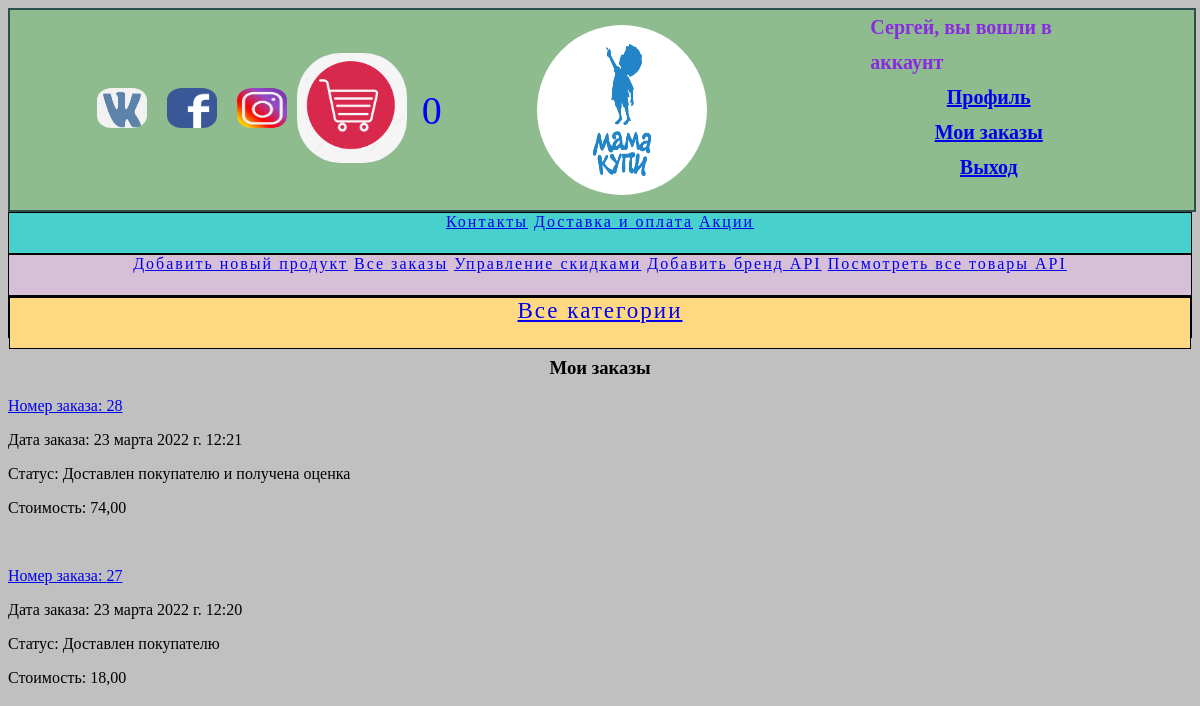
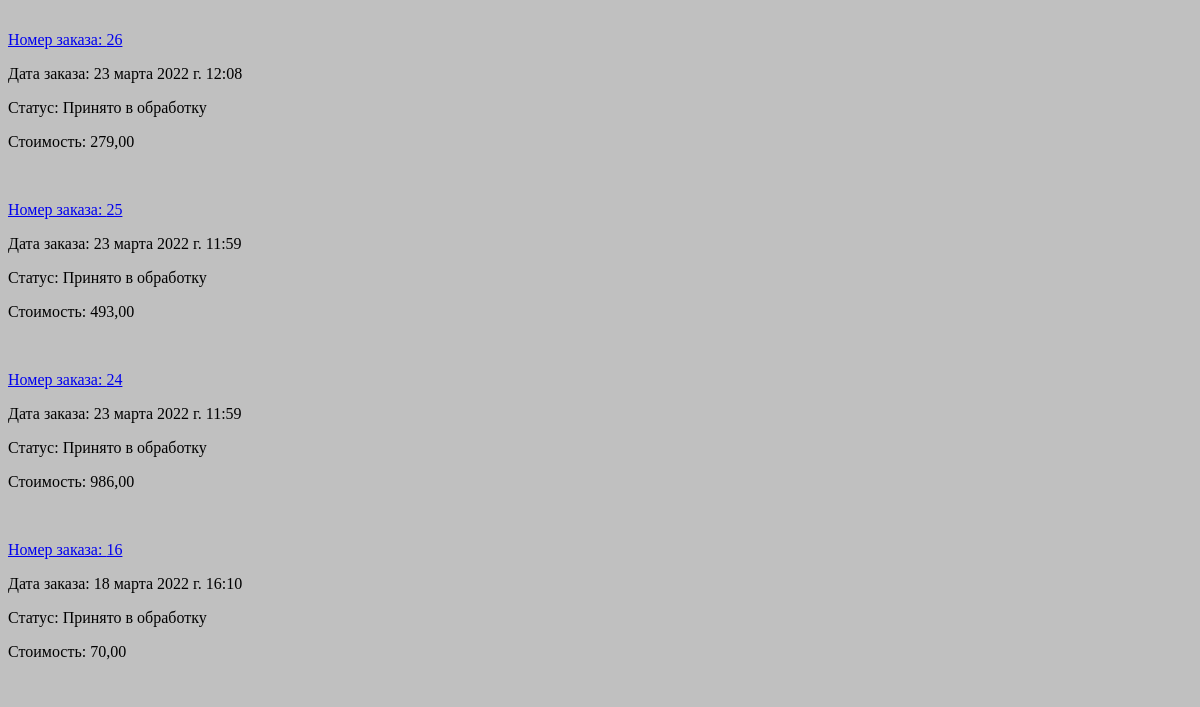
The app's page /my_orders/ (signed in, upper part), older data (2 pictures, top to bottom).
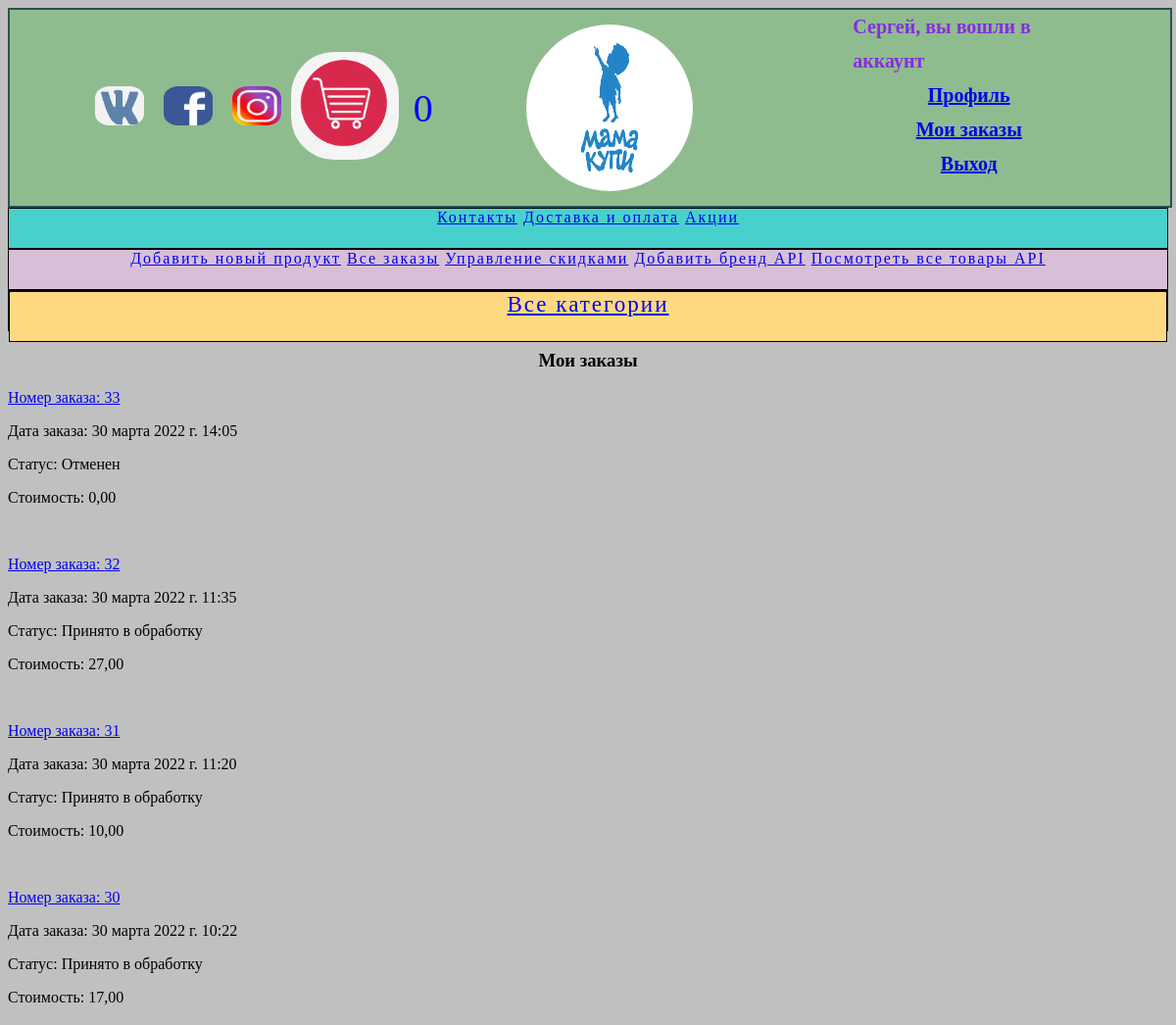
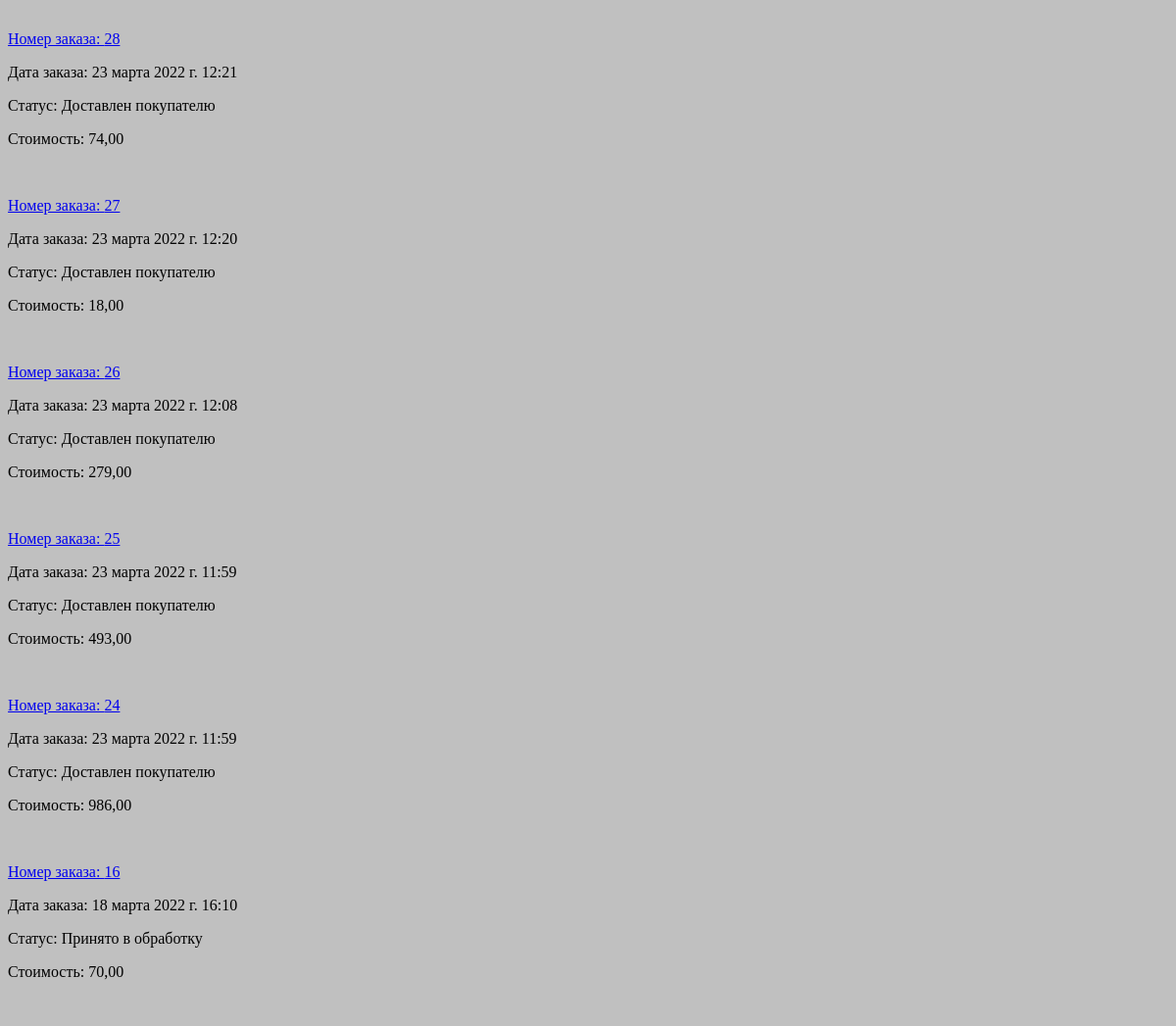
The same page, newer data (2 pictures, top to bottom).
### main/models.py (models this page shows, shortened)
class Order(models.Model):
    CHOICES_PAYMENT = (
        ('Наличные','Наличные при получении'),
        ('Оплата картой', 'Оплата картой'),
    )
    CHOICES_DELIVERY = (
        ('Самовывоз', 'Самовывоз'),
        ('Курьер', 'Курьер'),
        ('Почта', 'Почта'),
    )
    CHOICES_STATUS = (
        ('Принято в обработку', 'Принято в обработку'),
        ('Упакован и отправлен', 'Упакован и отправлен'),
        ('Доставлен покупателю', 'Доставлен покупателю'),
        ('Ожидание поступления товара', 'Ожидание поступления товара'),
        ('Отменен', 'Отменен'),
    )
    data_order = models.DateTimeField(auto_now_add=True)
    products = models.ManyToManyField('Product', verbose_name='Товар')
    buyer = models.ForeignKey(User, on_delete=models.SET_NULL, null=True, verbose_name='Покупатель')
    status = models.CharField(max_length=50, default='Принято в обработку', choices=CHOICES_STATUS, verbose_name='Статус заказа')
    total = models.DecimalField(max_digits=5, decimal_places=2, verbose_name='Итого')
    payment = models.CharField(max_length=50, choices=CHOICES_PAYMENT, verbose_name='Способ оплаты')
    delivery = models.CharField(max_length=50, choices=CHOICES_DELIVERY, verbose_name='Способ доставки')
    comment = models.TextField(blank=True, verbose_name='Комментарий')
    adress = models.TextField(null=True, verbose_name='Адрес')
    phone = models.CharField(null=True, max_length=13, verbose_name='Телефон')

### main/views.py (the view)
# urls.py: path('my_orders/', my_orders, name='my_orders'),
def  my_orders(request):
    orders = Order.objects.filter(buyer=request.user).order_by('-data_order')
    context = {'orders': orders}
    return render(request, 'my_orders.html', context)

### cart/cart.py (called while the page is built)
    def __len__(self):
        return sum(item['quantity'] for item in self.cart.values())

### cart/context_processors.py (called while the page is built)
def cart(request):
    return {'cart': Cart(request)}

### main/templates/my_orders.html
{% extends "main.html" %}
{% block content %}
<body>
    <h3 style="text-align: center">Мои заказы</h3>
    {% for order in orders %}
    <div>
        <p><a href="/order_details_for_buyer/{{order.id}}/">Номер заказа: {{order.id}}</a></p>
        <p>Дата заказа: {{order.data_order}}</p>
        <p>Статус: {{order.status}}</p>
        <p>Стоимость: {{order.total}}</p>
        <br>
    </div>
    {% endfor  %}
</body>
{% endblock %}>

Row changes from the older to the newer data that the page shows:
added Order: id "33", data_order "30 марта 2022 г. 14:05", status "Отменен", total "0,00"
added Order: id "32", data_order "30 марта 2022 г. 11:35", status "Принято в обработку", total "27,00"
added Order: id "31", data_order "30 марта 2022 г. 11:20", status "Принято в обработку", total "10,00"
added Order: id "30", data_order "30 марта 2022 г. 10:22", status "Принято в обработку", total "17,00"
changed Order "23 марта 2022 г. 12:21": status "Доставлен покупателю и получена оценка" → "Доставлен покупателю"
changed Order "23 марта 2022 г. 12:08": status "Принято в обработку" → "Доставлен покупателю"
changed Order id 25: status "Принято в обработку" → "Доставлен покупателю"
changed Order id 24: status "Принято в обработку" → "Доставлен покупателю"
